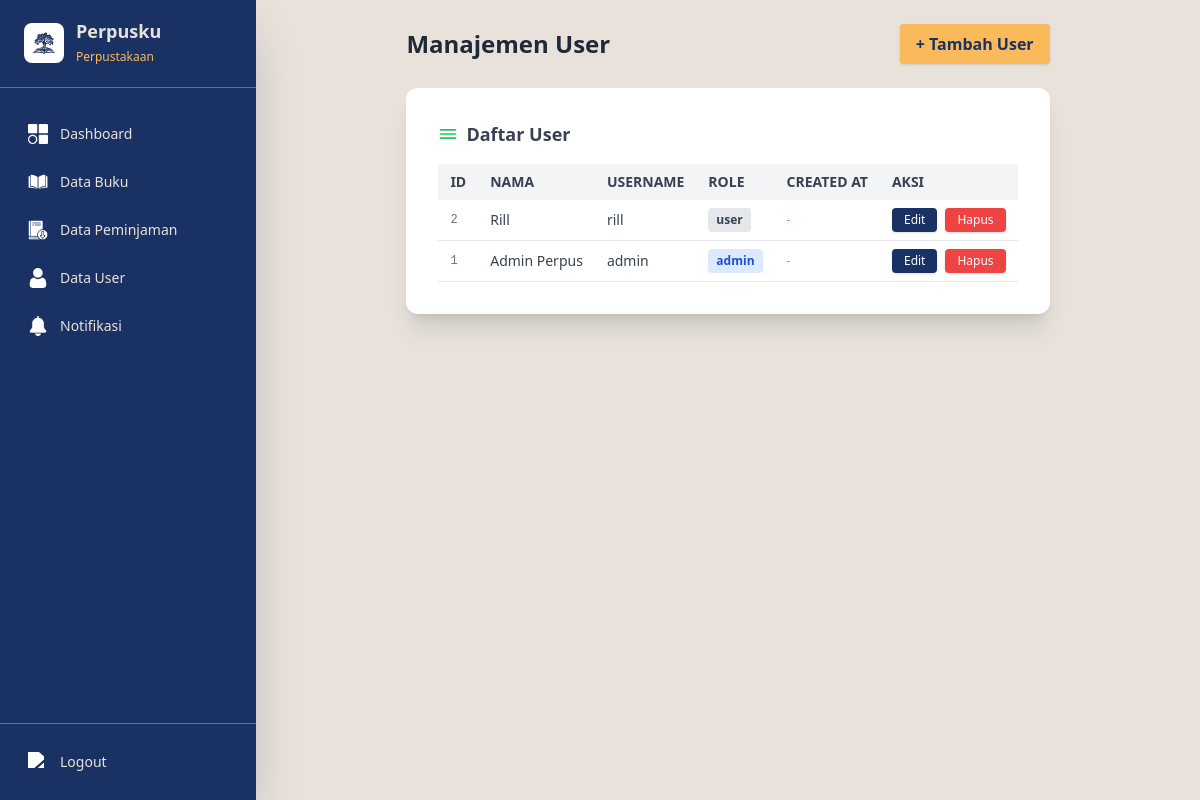
Before: /view/admin/crud_user.php (signed in) with the older database file.
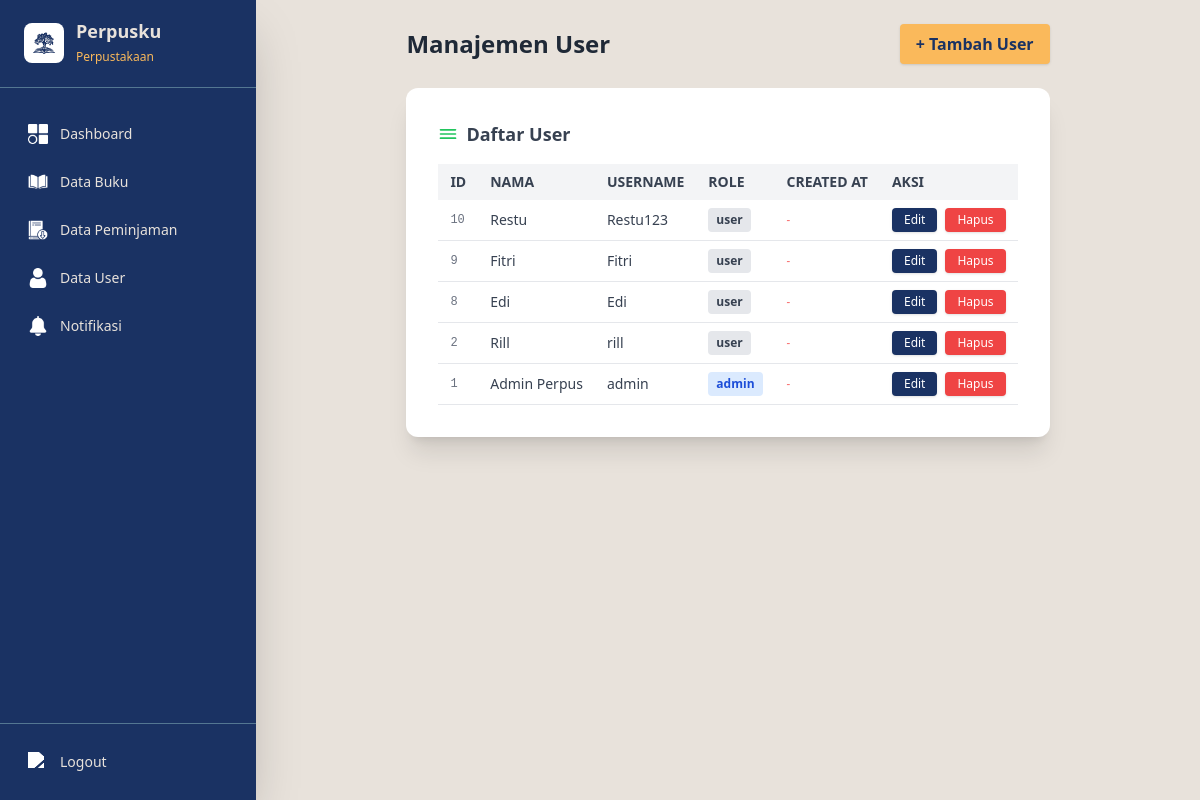
After: the same page with the newer database file.
### tables this page shows
CREATE TABLE `users` (
  `id_user` int(11) NOT NULL,
  `nama` varchar(100) NOT NULL,
  `username` varchar(50) NOT NULL,
  `password` varchar(255) NOT NULL,
  `role` enum('admin','user') NOT NULL,
  `created_at` datetime DEFAULT current_timestamp()
);

### view/admin/crud_user.php (the view, shortened to what this page needs)
<?php
include '../../model/koneksi.php';
$result = mysqli_query($koneksi, "SELECT * FROM users ORDER BY id_user DESC");
?>
<!DOCTYPE html>
<html lang="id">
<head>
	<script src="https://cdn.tailwindcss.com"></script>
</head>
<body class="bg-perpusku4 min-h-screen">
	<?php include '../partials/admin_sidebar.php'; ?>
	<div id="mainContent" class="flex-1 flex flex-col min-h-screen md:ml-64 transition-all duration-300 p-4 md:p-6">
		<div class="max-w-4xl mx-auto">
			<div class="flex items-center justify-between mb-6">
				<h2 class="text-2xl font-bold text-gray-800">Manajemen User</h2>
				<a href="tambah_user.php" class="bg-perpusku3 hover:bg-yellow-400 text-perpusku1 font-semibold px-4 py-2 rounded shadow">+ Tambah User</a>
			</div>
			<div class="bg-white rounded-xl shadow-xl p-6 md:p-8 mb-8">
				<div class="font-semibold text-lg mb-4 text-gray-700 flex items-center gap-2">
					<svg xmlns="http://www.w3.org/2000/svg" class="h-5 w-5 text-green-500" fill="none" viewBox="0 0 24 24" stroke="currentColor"><path stroke-linecap="round" stroke-linejoin="round" stroke-width="2" d="M3 7h18M3 12h18M3 17h18" /></svg>
					Daftar User
				</div>
				<div class="overflow-x-auto">
					<table class="min-w-full text-sm text-left text-gray-700">
						<thead class="bg-gray-100 text-gray-700 uppercase">
							<tr>
								<th class="py-2 px-3">ID</th>
								<th class="py-2 px-3">Nama</th>
								<th class="py-2 px-3">Username</th>
								<th class="py-2 px-3">Role</th>
								<th class="py-2 px-3">Created At</th>
								<th class="py-2 px-3">Aksi</th>
							</tr>
						</thead>
						<tbody>
						<?php while ($row = mysqli_fetch_assoc($result)): ?>
							<tr class="border-b hover:bg-blue-50">
								<td class="py-2 px-3 font-mono text-xs text-gray-500"><?= htmlspecialchars($row['id_user']) ?></td>
								<td class="py-2 px-3"><?= htmlspecialchars($row['nama']) ?></td>
								<td class="py-2 px-3"><?= htmlspecialchars($row['username']) ?></td>
								<td class="py-2 px-3">
									<span class="inline-block px-2 py-1 rounded text-xs font-semibold <?= $row['role'] == 'admin' ? 'bg-blue-100 text-blue-700' : 'bg-gray-200 text-gray-700' ?>">
										<?= htmlspecialchars($row['role']) ?>
									</span>
								</td>
								<td class="py-2 px-3 text-xs text-gray-500"><?= isset($row['create_at']) ? htmlspecialchars($row['create_at']) : '<span class="italic text-red-400">-</span>' ?></td>
								<td class="py-2 px-3 flex gap-2">
									<a href="tambah_user.php?edit=<?= $row['id_user'] ?>" class="bg-perpusku1 hover:bg-perpusku2 text-white px-3 py-1 rounded shadow text-xs">Edit</a>
									<a href="../../controller/aksi_crud_user.php?hapus=<?= $row['id_user'] ?>" class="bg-red-500 hover:bg-red-600 text-white px-3 py-1 rounded shadow text-xs" onclick="return confirm('Yakin hapus user ini?')">Hapus</a>
								</td>
							</tr>
						<?php endwhile; ?>
						</tbody>
					</table>
				</div>
			</div>
		</div>
	</div>
</body>
</html>

Changed rows visible on the page:
added users: id_user "10", nama "Restu", username "Restu123", role "user"
added users: id_user "9", nama "Fitri", username "Fitri", role "user"
added users: id_user "8", nama "Edi", username "Edi", role "user"
